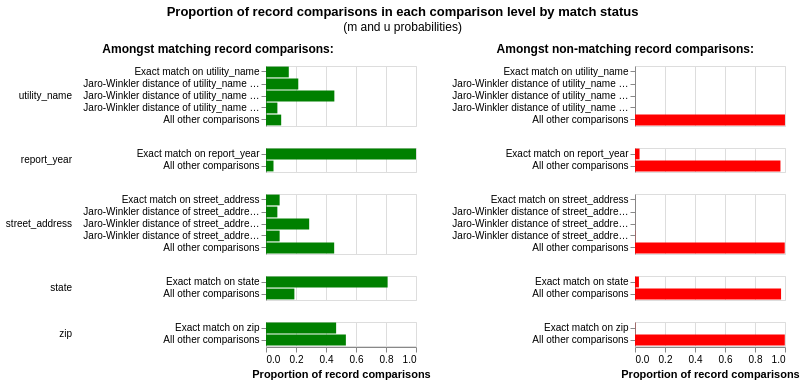

Notebook code cell kept with this figure:
### Code cell
linker.visualisations.m_u_parameters_chart()

### Figure 1 — Vega-Lite specification as saved in the notebook (floating-point values rounded to 4 significant figures)
{"config": {"view": {"continuousWidth": 300, "continuousHeight": 300, "discreteHeight": 300, "discreteWidth": 400}, "header": {"title": null}, "title": {"anchor": "middle", "offset": 10}}, "hconcat": [{"mark": "bar", "encoding": {"color": {"value": "green"}, "row": {"field": "comparison_name", "header": {"labelAlign": "left", "labelAnchor": "middle", "labelAngle": 0}, "sort": {"field": "comparison_sort_order"}, "type": "nominal"}, "tooltip": [{"field": "comparison_name", "title": "Comparison name", "type": "nominal"}, {"field": "label_for_charts", "title": "Label", "type": "ordinal"}, {"field": "sql_condition", "title": "SQL condition", "type": "nominal"}, {"field": "m_probability", "format": ".10~g", "title": "M probability", "type": "quantitative"}, {"field": "u_probability", "format": ".10~g", "title": "U probability", "type": "quantitative"}, {"field": "bayes_factor", "format": ",.6f", "title": "Bayes factor = m/u", "type": "quantitative"}, {"field": "log2_bayes_factor", "format": ".4~g", "title": "Match weight = log2(m/u)", "type": "quantitative"}, {"field": "bayes_factor_description", "title": "Match weight description", "type": "nominal"}, {"field": "m_probability_description", "title": "m probability description", "type": "nominal"}, {"field": "u_probability_description", "title": "u probability description", "type": "nominal"}], "x": {"axis": {"title": "Proportion of record comparisons"}, "field": "m_probability", "type": "quantitative"}, "y": {"axis": {"title": null}, "field": "label_for_charts", "sort": {"field": "comparison_vector_value", "order": "descending"}, "type": "nominal"}}, "height": {"step": 12}, "resolve": {"scale": {"y": "independent"}}, "title": {"text": "Amongst matching record comparisons:", "fontSize": 12, "fontWeight": "bold"}, "transform": [{"filter": "(datum.bayes_factor != 'no-op filter due to vega lite issue 4680')"}], "width": 150}, {"mark": "bar", "encoding": {"color": {"value": "red"}, "row": {"field": "comparison_name", "header": {"labels": false}, "sort": {"field": "comparison_sort_order"}, "type": "nominal"}, "tooltip": [{"field": "comparison_name", "title": "Comparison name", "type": "nominal"}, {"field": "label_for_charts", "title": "Label", "type": "ordinal"}, {"field": "sql_condition", "title": "SQL condition", "type": "nominal"}, {"field": "m_probability", "format": ".10~g", "title": "M probability", "type": "quantitative"}, {"field": "u_probability", "format": ".10~g", "title": "U probability", "type": "quantitative"}, {"field": "bayes_factor", "format": ",.6f", "title": "Bayes factor = m/u", "type": "quantitative"}, {"field": "log2_bayes_factor", "format": ".4~g", "title": "Match weight = log2(m/u)", "type": "quantitative"}, {"field": "bayes_factor_description", "title": "Match weight description", "type": "nominal"}, {"field": "m_probability_description", "title": "m probability description", "type": "nominal"}, {"field": "u_probability_description", "title": "u probability description", "type": "nominal"}], "x": {"axis": {"title": "Proportion of record comparisons"}, "field": "u_probability", "type": "quantitative"}, "y": {"axis": {"title": null}, "field": "label_for_charts", "sort": {"field": "comparison_vector_value", "order": "descending"}, "type": "nominal"}}, "height": {"step": 12}, "resolve": {"scale": {"y": "independent"}}, "title": {"text": "Amongst non-matching record comparisons:", "fontSize": 12, "fontWeight": "bold"}, "transform": [{"filter": "(datum.bayes_factor != 'no-op filter2 due to vega lite issue 4680')"}], "width": 150}], "data": {"name": "data-5498b9eb7e16ebf74caf16f84117dceb"}, "title": {"text": "Proportion of record comparisons in each comparison level by match status", "subtitle": "(m and u probabilities)"}, "$schema": "https://vega.github.io/schema/vega-lite/v5.9.3.json", "datasets": {"data-5498b9eb7e16ebf74caf16f84117dceb": [{"comparison_name": "utility_name", "sql_condition": "\"utility_name_l\" = \"utility_name_r\"", "label_for_charts": "Exact match on utility_name", "m_probability": 0.1519, "u_probability": 9.071e-06, "m_probability_description": "Amongst matching record comparisons, 15.19% of records (i.e. one in 6.583) are in the exact match on utility_name comparison level", "u_probability_description": "Amongst non-matching record comparisons, 0.0009071% of records (i.e. one in 110,246) are in the exact match on utility_name comparison level", "has_tf_adjustments": true, "tf_adjustment_column": "utility_name", "tf_adjustment_weight": 1.0, "is_null_level": false, "bayes_factor": 16750.0, "log2_bayes_factor": 14.03, "comparison_vector_value": 4, "max_comparison_vector_value": 4, "bayes_factor_description": "If comparison level is `exact match on utility_name` then comparison is 16,746 times more likely to be a match", "probability_two_random_records_match": 6.082e-06, "comparison_sort_order": 0}, {"comparison_name": "utility_name", "sql_condition": "jaro_winkler_similarity(\"utility_name_l\", \"utility_name_r\") >= 0.97", "label_for_charts": "Jaro-Winkler distance of utility_name >= 0.97", "m_probability": 0.2152, "u_probability": 1.088e-05, "m_probability_description": "Amongst matching record comparisons, 21.52% of records (i.e. one in 4.647) are in the jaro-winkler distance of utility_name >= 0.97 comparison level", "u_probability_description": "Amongst non-matching record comparisons, 0.001088% of records (i.e. one in 91,872) are in the jaro-winkler distance of utility_name >= 0.97 comparison level", "has_tf_adjustments": false, "tf_adjustment_column": null, "tf_adjustment_weight": 1.0, "is_null_level": false, "bayes_factor": 19770.0, "log2_bayes_factor": 14.27, "comparison_vector_value": 3, "max_comparison_vector_value": 4, "bayes_factor_description": "If comparison level is `jaro-winkler distance of utility_name >= 0.97` then comparison is 19,770 times more likely to be a match", "probability_two_random_records_match": 6.082e-06, "comparison_sort_order": 0}, {"comparison_name": "utility_name", "sql_condition": "jaro_winkler_similarity(\"utility_name_l\", \"utility_name_r\") >= 0.93", "label_for_charts": "Jaro-Winkler distance of utility_name >= 0.93", "m_probability": 0.4557, "u_probability": 5.987e-05, "m_probability_description": "Amongst matching record comparisons, 45.57% of records (i.e. one in 2.194) are in the jaro-winkler distance of utility_name >= 0.93 comparison level", "u_probability_description": "Amongst non-matching record comparisons, 0.005987% of records (i.e. one in 16,704) are in the jaro-winkler distance of utility_name >= 0.93 comparison level", "has_tf_adjustments": false, "tf_adjustment_column": null, "tf_adjustment_weight": 1.0, "is_null_level": false, "bayes_factor": 7612.0, "log2_bayes_factor": 12.89, "comparison_vector_value": 2, "max_comparison_vector_value": 4, "bayes_factor_description": "If comparison level is `jaro-winkler distance of utility_name >= 0.93` then comparison is 7,612 times more likely to be a match", "probability_two_random_records_match": 6.082e-06, "comparison_sort_order": 0}, {"comparison_name": "utility_name", "sql_condition": "jaro_winkler_similarity(\"utility_name_l\", \"utility_name_r\") >= 0.88", "label_for_charts": "Jaro-Winkler distance of utility_name >= 0.88", "m_probability": 0.07595, "u_probability": 0.000117, "m_probability_description": "Amongst matching record comparisons, 7.595% of records (i.e. one in 13.17) are in the jaro-winkler distance of utility_name >= 0.88 comparison level", "u_probability_description": "Amongst non-matching record comparisons, 0.0117% of records (i.e. one in 8,546) are in the jaro-winkler distance of utility_name >= 0.88 comparison level", "has_tf_adjustments": false, "tf_adjustment_column": null, "tf_adjustment_weight": 1.0, "is_null_level": false, "bayes_factor": 649.1, "log2_bayes_factor": 9.342, "comparison_vector_value": 1, "max_comparison_vector_value": 4, "bayes_factor_description": "If comparison level is `jaro-winkler distance of utility_name >= 0.88` then comparison is 649 times more likely to be a match", "probability_two_random_records_match": 6.082e-06, "comparison_sort_order": 0}, {"comparison_name": "utility_name", "sql_condition": "ELSE", "label_for_charts": "All other comparisons", "m_probability": 0.1013, "u_probability": 0.9998, "m_probability_description": "Amongst matching record comparisons, 10.13% of records (i.e. one in 9.875) are in the all other comparisons comparison level", "u_probability_description": "Amongst non-matching record comparisons, 99.98% of records (i.e. one in 1) are in the all other comparisons comparison level", "has_tf_adjustments": false, "tf_adjustment_column": null, "tf_adjustment_weight": 1.0, "is_null_level": false, "bayes_factor": 0.1013, "log2_bayes_factor": -3.303, "comparison_vector_value": 0, "max_comparison_vector_value": 4, "bayes_factor_description": "If comparison level is `all other comparisons` then comparison is 9.873 times less likely to be a match", "probability_two_random_records_match": 6.082e-06, "comparison_sort_order": 0}, {"comparison_name": "report_year", "sql_condition": "\"report_year_l\" = \"report_year_r\"", "label_for_charts": "Exact match on report_year", "m_probability": 1.0, "u_probability": 0.0303, "m_probability_description": "Amongst matching record comparisons, 100% of records (i.e. one in 1) are in the exact match on report_year comparison level", "u_probability_description": "Amongst non-matching record comparisons, 3.03% of records (i.e. one in 33) are in the exact match on report_year comparison level", "has_tf_adjustments": false, "tf_adjustment_column": null, "tf_adjustment_weight": 1.0, "is_null_level": false, "bayes_factor": 33.0, "log2_bayes_factor": 5.045, "comparison_vector_value": 1, "max_comparison_vector_value": 1, "bayes_factor_description": "If comparison level is `exact match on report_year` then comparison is 33 times more likely to be a match", "probability_two_random_records_match": 6.082e-06, "comparison_sort_order": 1}, {"comparison_name": "report_year", "sql_condition": "ELSE", "label_for_charts": "All other comparisons", "m_probability": 0.05, "u_probability": 0.9697, "m_probability_description": "Amongst matching record comparisons, 5% of records (i.e. one in 20) are in the all other comparisons comparison level", "u_probability_description": "Amongst non-matching record comparisons, 96.97% of records (i.e. one in 1.031) are in the all other comparisons comparison level", "has_tf_adjustments": false, "tf_adjustment_column": null, "tf_adjustment_weight": 1.0, "is_null_level": false, "bayes_factor": 0.05156, "log2_bayes_factor": -4.278, "comparison_vector_value": 0, "max_comparison_vector_value": 1, "bayes_factor_description": "If comparison level is `all other comparisons` then comparison is 19.39 times less likely to be a match", "probability_two_random_records_match": 6.082e-06, "comparison_sort_order": 1}, {"comparison_name": "street_address", "sql_condition": "\"street_address_l\" = \"street_address_r\"", "label_for_charts": "Exact match on street_address", "m_probability": 0.09091, "u_probability": 0.0001019, "m_probability_description": "Amongst matching record comparisons, 9.091% of records (i.e. one in 11) are in the exact match on street_address comparison level", "u_probability_description": "Amongst non-matching record comparisons, 0.01019% of records (i.e. one in 9,811) are in the exact match on street_address comparison level", "has_tf_adjustments": true, "tf_adjustment_column": "street_address", "tf_adjustment_weight": 1.0, "is_null_level": false, "bayes_factor": 891.9, "log2_bayes_factor": 9.801, "comparison_vector_value": 4, "max_comparison_vector_value": 4, "bayes_factor_description": "If comparison level is `exact match on street_address` then comparison is 892 times more likely to be a match", "probability_two_random_records_match": 6.082e-06, "comparison_sort_order": 2}, {"comparison_name": "street_address", "sql_condition": "jaro_winkler_similarity(\"street_address_l\", \"street_address_r\") >= 0.97", "label_for_charts": "Jaro-Winkler distance of street_address >= 0.97", "m_probability": 0.07576, "u_probability": 5.365e-05, "m_probability_description": "Amongst matching record comparisons, 7.576% of records (i.e. one in 13.2) are in the jaro-winkler distance of street_address >= 0.97 comparison level", "u_probability_description": "Amongst non-matching record comparisons, 0.005365% of records (i.e. one in 18,640) are in the jaro-winkler distance of street_address >= 0.97 comparison level", "has_tf_adjustments": false, "tf_adjustment_column": null, "tf_adjustment_weight": 1.0, "is_null_level": false, "bayes_factor": 1412.0, "log2_bayes_factor": 10.46, "comparison_vector_value": 3, "max_comparison_vector_value": 4, "bayes_factor_description": "If comparison level is `jaro-winkler distance of street_address >= 0.97` then comparison is 1,412 times more likely to be a match", "probability_two_random_records_match": 6.082e-06, "comparison_sort_order": 2}, {"comparison_name": "street_address", "sql_condition": "jaro_winkler_similarity(\"street_address_l\", \"street_address_r\") >= 0.92", "label_for_charts": "Jaro-Winkler distance of street_address >= 0.92", "m_probability": 0.2879, "u_probability": 0.0002642, "m_probability_description": "Amongst matching record comparisons, 28.79% of records (i.e. one in 3.474) are in the jaro-winkler distance of street_address >= 0.92 comparison level", "u_probability_description": "Amongst non-matching record comparisons, 0.02642% of records (i.e. one in 3,785) are in the jaro-winkler distance of street_address >= 0.92 comparison level", "has_tf_adjustments": false, "tf_adjustment_column": null, "tf_adjustment_weight": 1.0, "is_null_level": false, "bayes_factor": 1090.0, "log2_bayes_factor": 10.09, "comparison_vector_value": 2, "max_comparison_vector_value": 4, "bayes_factor_description": "If comparison level is `jaro-winkler distance of street_address >= 0.92` then comparison is 1,090 times more likely to be a match", "probability_two_random_records_match": 6.082e-06, "comparison_sort_order": 2}, {"comparison_name": "street_address", "sql_condition": "jaro_winkler_similarity(\"street_address_l\", \"street_address_r\") >= 0.85", "label_for_charts": "Jaro-Winkler distance of street_address >= 0.85", "m_probability": 0.09091, "u_probability": 0.001344, "m_probability_description": "Amongst matching record comparisons, 9.091% of records (i.e. one in 11) are in the jaro-winkler distance of street_address >= 0.85 comparison level", "u_probability_description": "Amongst non-matching record comparisons, 0.1344% of records (i.e. one in 744) are in the jaro-winkler distance of street_address >= 0.85 comparison level", "has_tf_adjustments": false, "tf_adjustment_column": null, "tf_adjustment_weight": 1.0, "is_null_level": false, "bayes_factor": 67.65, "log2_bayes_factor": 6.08, "comparison_vector_value": 1, "max_comparison_vector_value": 4, "bayes_factor_description": "If comparison level is `jaro-winkler distance of street_address >= 0.85` then comparison is 67.65 times more likely to be a match", "probability_two_random_records_match": 6.082e-06, "comparison_sort_order": 2}, {"comparison_name": "street_address", "sql_condition": "ELSE", "label_for_charts": "All other comparisons", "m_probability": 0.4545, "u_probability": 0.9982, "m_probability_description": "Amongst matching record comparisons, 45.45% of records (i.e. one in 2.2) are in the all other comparisons comparison level", "u_probability_description": "Amongst non-matching record comparisons, 99.82% of records (i.e. one in 1.002) are in the all other comparisons comparison level", "has_tf_adjustments": false, "tf_adjustment_column": null, "tf_adjustment_weight": 1.0, "is_null_level": false, "bayes_factor": 0.4553, "log2_bayes_factor": -1.135, "comparison_vector_value": 0, "max_comparison_vector_value": 4, "bayes_factor_description": "If comparison level is `all other comparisons` then comparison is 2.196 times less likely to be a match", "probability_two_random_records_match": 6.082e-06, "comparison_sort_order": 2}, {"comparison_name": "state", "sql_condition": "\"state_l\" = \"state_r\"", "label_for_charts": "Exact match on state", "m_probability": 0.8108, "u_probability": 0.02618, "m_probability_description": "Amongst matching record comparisons, 81.08% of records (i.e. one in 1.233) are in the exact match on state comparison level", "u_probability_description": "Amongst non-matching record comparisons, 2.618% of records (i.e. one in 38.19) are in the exact match on state comparison level", "has_tf_adjustments": true, "tf_adjustment_column": "state", "tf_adjustment_weight": 1.0, "is_null_level": false, "bayes_factor": 30.97, "log2_bayes_factor": 4.953, "comparison_vector_value": 1, "max_comparison_vector_value": 1, "bayes_factor_description": "If comparison level is `exact match on state` then comparison is 30.97 times more likely to be a match", "probability_two_random_records_match": 6.082e-06, "comparison_sort_order": 3}, {"comparison_name": "state", "sql_condition": "ELSE", "label_for_charts": "All other comparisons", "m_probability": 0.1892, "u_probability": 0.9738, "m_probability_description": "Amongst matching record comparisons, 18.92% of records (i.e. one in 5.286) are in the all other comparisons comparison level", "u_probability_description": "Amongst non-matching record comparisons, 97.38% of records (i.e. one in 1.027) are in the all other comparisons comparison level", "has_tf_adjustments": false, "tf_adjustment_column": null, "tf_adjustment_weight": 1.0, "is_null_level": false, "bayes_factor": 0.1943, "log2_bayes_factor": -2.364, "comparison_vector_value": 0, "max_comparison_vector_value": 1, "bayes_factor_description": "If comparison level is `all other comparisons` then comparison is 5.147 times less likely to be a match", "probability_two_random_records_match": 6.082e-06, "comparison_sort_order": 3}, {"comparison_name": "zip", "sql_condition": "\"zip_l\" = \"zip_r\"", "label_for_charts": "Exact match on zip", "m_probability": 0.4675, "u_probability": 0.001367, "m_probability_description": "Amongst matching record comparisons, 46.75% of records (i.e. one in 2.139) are in the exact match on zip comparison level", "u_probability_description": "Amongst non-matching record comparisons, 0.1367% of records (i.e. one in 732) are in the exact match on zip comparison level", "has_tf_adjustments": true, "tf_adjustment_column": "zip", "tf_adjustment_weight": 1.0, "is_null_level": false, "bayes_factor": 342.1, "log2_bayes_factor": 8.418, "comparison_vector_value": 1, "max_comparison_vector_value": 1, "bayes_factor_description": "If comparison level is `exact match on zip` then comparison is 342 times more likely to be a match", "probability_two_random_records_match": 6.082e-06, "comparison_sort_order": 4}, {"comparison_name": "zip", "sql_condition": "ELSE", "label_for_charts": "All other comparisons", "m_probability": 0.5325, "u_probability": 0.9986, "m_probability_description": "Amongst matching record comparisons, 53.25% of records (i.e. one in 1.878) are in the all other comparisons comparison level", "u_probability_description": "Amongst non-matching record comparisons, 99.86% of records (i.e. one in 1.001) are in the all other comparisons comparison level", "has_tf_adjustments": false, "tf_adjustment_column": null, "tf_adjustment_weight": 1.0, "is_null_level": false, "bayes_factor": 0.5332, "log2_bayes_factor": -0.9073, "comparison_vector_value": 0, "max_comparison_vector_value": 1, "bayes_factor_description": "If comparison level is `all other comparisons` then comparison is 1.875 times less likely to be a match", "probability_two_random_records_match": 6.082e-06, "comparison_sort_order": 4}]}}
